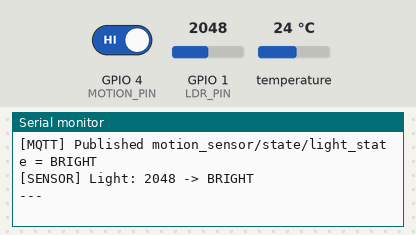
Bench run of a sketch on a simulated ESP32-C3. Shown: the last lines printed to the serial monitor. Inputs (shaded band) come from the test bench; at power-on: GPIO 1 (LDR_PIN) = 2048, GPIO 4 (MOTION_PIN) HIGH, temperature 24 °C. WiFi joins after 1.5 s; servers stay silent unless stated; no MQTT or app messages arrive unless stated.

Above: at 3.2 s.
3.3 s: GPIO 1 (LDR_PIN) set to 1060
At 6.2 s:
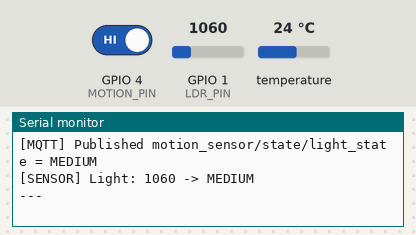
7.1 s: GPIO 4 (MOTION_PIN) driven LOW
At 8.2 s:
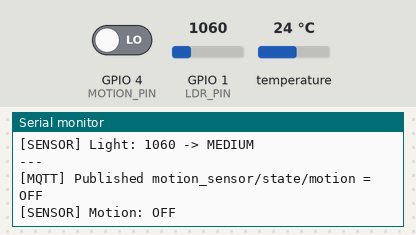
10.7 s: GPIO 1 (LDR_PIN) set to 860
At 12.5 s:
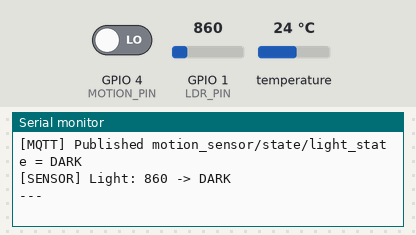
14.3 s: temperature set to 12 °C
17.9 s: temperature set to 19 °C
Timing chart, 0 to 20.9 s (numbered marks = the images above; inputs shaded):
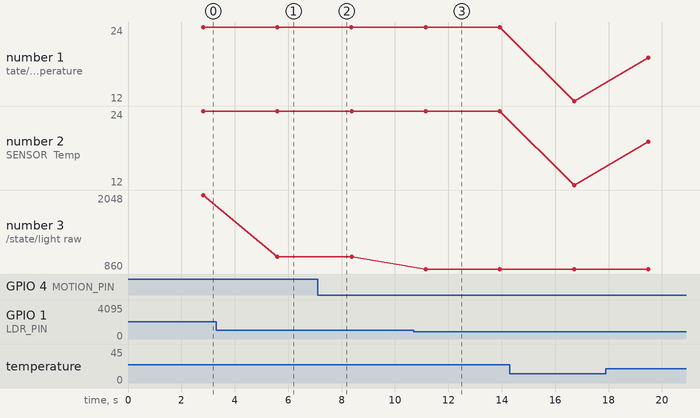

Measured:
- after the input at 3.3 s, the serial monitor: prints a new line after 2.3 s (image 1)
- after the input at 7.1 s, the serial monitor: prints a new line after 0.51 s (image 2)
- after the input at 10.7 s, the serial monitor: prints a new line after 0.45 s (image 3)
- plotted number 1: 24 → 12 after the input at 14.3 s, 12 → 19 after the input at 17.9 s
- plotted number 2: 24 → 12 after the input at 14.3 s, 12 → 19 after the input at 17.9 s
- plotted number 3: 2048 → 1060 after the input at 3.3 s, 1060 → 860 after the input at 10.7 s

The sketch:

WiFi_MQTT_HA.ino
```cpp
#include <WiFi.h>
#include <PubSubClient.h>
#include <OneWire.h>
#include <DallasTemperature.h>

// =====================
// Wi-Fi
// =====================
const char* WIFI_SSID = "Occams Router 2.4GHz";
const char* WIFI_PASS = "Sofiljulemand1!";

// =====================
// MQTT / Home Assistant
// =====================
const char* MQTT_HOST = "192.168.1.58";
const uint16_t MQTT_PORT = 1883;
const char* MQTT_USER = "HA";
const char* MQTT_PASS = "Sofil123";

// =====================
// MQTT topics
// =====================
const char* TOPIC_STATUS      = "motion_sensor/status";
const char* TOPIC_MOTION      = "motion_sensor/state/motion";
const char* TOPIC_TEMP        = "motion_sensor/state/temperature";
const char* TOPIC_LIGHT_RAW   = "motion_sensor/state/light_raw";
const char* TOPIC_LIGHT_STATE = "motion_sensor/state/light_state";

// =====================
// Sensor pins
// =====================
const int MOTION_PIN = 4;   // D4 — PIR
const int TEMP_PIN   = 2;   // D2 — DS18B20
const int LDR_PIN    = 1;   // D1 — LDR (ADC)

// LDR thresholds — tune to your voltage divider
const int DARK_THRESHOLD   = 900;
const int BRIGHT_THRESHOLD = 1100;

// =====================
// Globals
// =====================
WiFiClient wifiClient;
PubSubClient mqtt(wifiClient);
OneWire oneWire(TEMP_PIN);
DallasTemperature tempSensor(&oneWire);

int lastMotion = -1;
unsigned long lastMqttReconnectAttempt = 0;

// =====================
// Utility
// =====================
void mqttPublishRetained(const char* topic, const String& payload) {
  bool ok = mqtt.publish(topic, payload.c_str(), true);

  Serial.print("[MQTT] ");
  Serial.print(ok ? "Published " : "FAILED ");
  Serial.print(topic);
  Serial.print(" = ");
  Serial.println(payload);
}

// =====================
// HA MQTT Discovery
// =====================
void publishDiscovery() {
  Serial.println("[HA] Publishing MQTT discovery...");

  mqttPublishRetained(
    "homeassistant/binary_sensor/motion_sensor_motion/config",
    "{"
    "\"name\":\"Motion\","
    "\"unique_id\":\"motion_sensor_motion\","
    "\"state_topic\":\"motion_sensor/state/motion\","
    "\"payload_on\":\"ON\","
    "\"payload_off\":\"OFF\","
    "\"device_class\":\"motion\","
    "\"availability_topic\":\"motion_sensor/status\","
    "\"payload_available\":\"online\","
    "\"payload_not_available\":\"offline\","
    "\"device\":{"
      "\"identifiers\":[\"motion_sensor_node\"],"
      "\"name\":\"Motion Sensor Node\","
      "\"manufacturer\":\"Custom\","
      "\"model\":\"ESP32-C3 Sensor\""
    "}"
    "}"
  );

  mqttPublishRetained(
    "homeassistant/sensor/motion_sensor_temperature/config",
    "{"
    "\"name\":\"Temperature\","
    "\"unique_id\":\"motion_sensor_temperature\","
    "\"state_topic\":\"motion_sensor/state/temperature\","
    "\"unit_of_measurement\":\"\\u00b0C\","
    "\"device_class\":\"temperature\","
    "\"state_class\":\"measurement\","
    "\"availability_topic\":\"motion_sensor/status\","
    "\"payload_available\":\"online\","
    "\"payload_not_available\":\"offline\","
    "\"device\":{"
      "\"identifiers\":[\"motion_sensor_node\"],"
      "\"name\":\"Motion Sensor Node\","
      "\"manufacturer\":\"Custom\","
      "\"model\":\"ESP32-C3 Sensor\""
    "}"
    "}"
  );

  mqttPublishRetained(
    "homeassistant/sensor/motion_sensor_light_raw/config",
    "{"
    "\"name\":\"Light Level (raw)\","
    "\"unique_id\":\"motion_sensor_light_raw\","
    "\"state_topic\":\"motion_sensor/state/light_raw\","
    "\"state_class\":\"measurement\","
    "\"icon\":\"mdi:brightness-6\","
    "\"availability_topic\":\"motion_sensor/status\","
    "\"payload_available\":\"online\","
    "\"payload_not_available\":\"offline\","
    "\"device\":{"
      "\"identifiers\":[\"motion_sensor_node\"],"
      "\"name\":\"Motion Sensor Node\","
      "\"manufacturer\":\"Custom\","
      "\"model\":\"ESP32-C3 Sensor\""
    "}"
    "}"
  );

  mqttPublishRetained(
    "homeassistant/sensor/motion_sensor_light_state/config",
    "{"
    "\"name\":\"Light State\","
    "\"unique_id\":\"motion_sensor_light_state\","
    "\"state_topic\":\"motion_sensor/state/light_state\","
    "\"icon\":\"mdi:weather-sunny\","
    "\"availability_topic\":\"motion_sensor/status\","
    "\"payload_available\":\"online\","
    "\"payload_not_available\":\"offline\","
    "\"device\":{"
      "\"identifiers\":[\"motion_sensor_node\"],"
      "\"name\":\"Motion Sensor Node\","
      "\"manufacturer\":\"Custom\","
      "\"model\":\"ESP32-C3 Sensor\""
    "}"
    "}"
  );

  Serial.println("[HA] Discovery published");
}

// =====================
// MQTT connect
// =====================
bool connectMqtt() {
  String clientId = "motion-sensor-" + String((uint32_t)ESP.getEfuseMac(), HEX);

  Serial.print("[MQTT] Connecting to ");
  Serial.print(MQTT_HOST);
  Serial.print(":");
  Serial.println(MQTT_PORT);

  // LWT: broker publishes "offline" if device drops unexpectedly
  bool ok = mqtt.connect(clientId.c_str(), MQTT_USER, MQTT_PASS, TOPIC_STATUS, 1, true, "offline");

  if (ok) {
    Serial.println("[MQTT] Connected");
    mqtt.publish(TOPIC_STATUS, "online", true);
    publishDiscovery();
    return true;
  }

  Serial.print("[MQTT] Connect failed, rc=");
  Serial.println(mqtt.state());
  return false;
}

// =====================
// WiFi connect
// =====================
void ensureWifi() {
  if (WiFi.status() == WL_CONNECTED) return;

  Serial.print("[WIFI] Connecting to ");
  Serial.println(WIFI_SSID);

  WiFi.mode(WIFI_STA);
  WiFi.begin(WIFI_SSID, WIFI_PASS);

  while (WiFi.status() != WL_CONNECTED) {
    delay(500);
    Serial.print(".");
  }
  Serial.println();

  Serial.print("[WIFI] Connected, IP=");
  Serial.println(WiFi.localIP());
}

// =====================
// Setup
// =====================
void setup() {
  Serial.begin(115200);
  delay(300);
  Serial.println();
  Serial.println("==================================");
  Serial.println("Motion Sensor Node Booting");
  Serial.println("==================================");

  pinMode(MOTION_PIN, INPUT);
  tempSensor.begin();

  ensureWifi();

  mqtt.setServer(MQTT_HOST, MQTT_PORT);
  mqtt.setKeepAlive(60);
  mqtt.setSocketTimeout(10);
  mqtt.setBufferSize(1024);

  if (connectMqtt()) {
    Serial.println("[SYS] MQTT ready");
  } else {
    Serial.println("[SYS] MQTT initial connect failed");
  }

  Serial.println("[SYS] Sensor node fully ready");
}

// =====================
// Loop
// =====================
void loop() {
  if (WiFi.status() != WL_CONNECTED) {
    Serial.println("[WIFI] Lost connection, reconnecting...");
    ensureWifi();
  }

  if (!mqtt.connected()) {
    unsigned long now = millis();
    if (now - lastMqttReconnectAttempt > 5000) {
      lastMqttReconnectAttempt = now;
      if (connectMqtt()) {
        lastMqttReconnectAttempt = 0;
        Serial.println("[MQTT] Reconnected");
      }
    }
  } else {
    mqtt.loop();
  }

  // --- Motion (publish only on change) ---
  int motion = digitalRead(MOTION_PIN);
  if (motion != lastMotion) {
    mqttPublishRetained(TOPIC_MOTION, motion ? "ON" : "OFF");
    Serial.print("[SENSOR] Motion: ");
    Serial.println(motion ? "ON" : "OFF");
    lastMotion = motion;
  }

  // --- Temperature ---
  tempSensor.requestTemperatures();
  float tempC = tempSensor.getTempCByIndex(0);

  if (tempC != DEVICE_DISCONNECTED_C && tempC != -127.0) {
    char tempStr[8];
    dtostrf(tempC, 4, 1, tempStr);
    mqttPublishRetained(TOPIC_TEMP, String(tempStr));
    Serial.print("[SENSOR] Temp: ");
    Serial.print(tempStr);
    Serial.println(" C");
  } else {
    Serial.println("[SENSOR] Temp: sensor error");
  }

  // --- LDR ---
  int raw = analogRead(LDR_PIN);
  mqttPublishRetained(TOPIC_LIGHT_RAW, String(raw));

  const char* lightState;
  if (raw < DARK_THRESHOLD)        lightState = "DARK";
  else if (raw < BRIGHT_THRESHOLD) lightState = "MEDIUM";
  else                             lightState = "BRIGHT";
  mqttPublishRetained(TOPIC_LIGHT_STATE, String(lightState));

  Serial.print("[SENSOR] Light: ");
  Serial.print(raw);
  Serial.print(" -> ");
  Serial.println(lightState);

  Serial.println("---");
  delay(2000);
}
```
